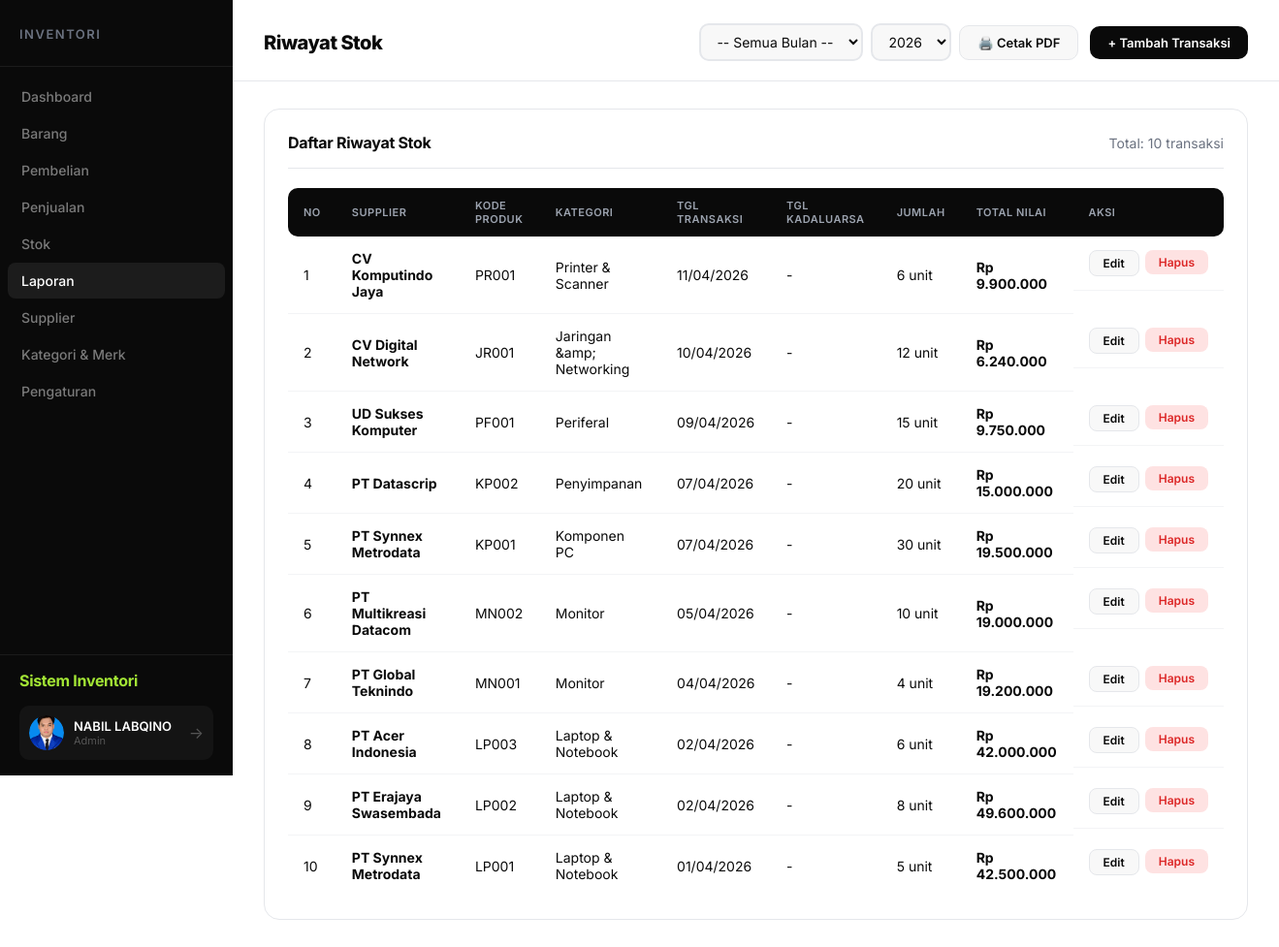
The app's page /riwayat_stok/TampilRiwayatStok.php (signed in) with its own data.
### tables this page shows
CREATE TABLE `transaksi_stok` (
  `id_transaksi` int(11) NOT NULL,
  `id_supplier` int(11) NOT NULL,
  `kode_produk` varchar(10) NOT NULL,
  `tgl_transaksi` date NOT NULL,
  `tgl_kadaluarsa` date DEFAULT NULL,
  `jumlah` int(11) NOT NULL,
  `total_nilai` decimal(15,2) NOT NULL
);

CREATE TABLE `supplier` (
  `id_supplier` int(11) NOT NULL,
  `nama` varchar(100) NOT NULL,
  `alamat` text DEFAULT NULL,
  `no_telp` varchar(20) DEFAULT NULL,
  `no_npwp` varchar(20) DEFAULT NULL,
  `jenis_supplier` varchar(20) NOT NULL
);

CREATE TABLE `produk` (
  `kode_produk` varchar(10) NOT NULL,
  `nama_produk` varchar(100) NOT NULL DEFAULT '',
  `sku` varchar(50) DEFAULT NULL,
  `id_kategori` int(11) NOT NULL,
  `lokasi` varchar(20) NOT NULL,
  `harga_beli` decimal(15,2) NOT NULL DEFAULT 0.00,
  `harga_jual` decimal(15,2) NOT NULL DEFAULT 0.00,
  `keterangan` text DEFAULT NULL,
  `id_merk` int(11) DEFAULT NULL
);

CREATE TABLE `kategori` (
  `id_kategori` int(11) NOT NULL,
  `nama_kategori` varchar(50) NOT NULL,
  `harga_satuan` decimal(15,2) NOT NULL,
  `stok_minimum` int(11) NOT NULL,
  `foto` varchar(255) DEFAULT NULL
);

### riwayat_stok/TampilRiwayatStok.php (the view, shortened to what this page needs)
<?php
include "../koneksi.php";
$result = $koneksi->query(
    "SELECT ts.*, s.nama, p.kode_produk as kode, k.nama_kategori, k.harga_satuan
     FROM transaksi_stok ts
     JOIN supplier s ON ts.id_supplier = s.id_supplier
     JOIN produk p ON ts.kode_produk = p.kode_produk
     JOIN kategori k ON p.id_kategori = k.id_kategori
     ORDER BY ts.id_transaksi DESC"
)->fetchAll();
?>
<!DOCTYPE html>
<html lang="id">
<head>
    <link rel="stylesheet" href="../css/dashboard.css">
</head>
<body>
    <div class="dashboard">
        <?php include '../includes/sidebar.php'; ?>
        <main class="main">
            <header class="header">
                <h1 class="page-title">Riwayat Stok</h1>
                <div class="header-right" style="display: flex; gap: 12px; align-items: center;">
                    <form action="CetakRiwayatStokPdf.php" method="GET" target="_blank"
                        style="display: flex; gap: 8px; align-items: center;">
                        <select name="bulan" class="form-control" style="width: auto; padding: 8px 12px;">
                            <option value="">-- Semua Bulan --</option>
                        </select>
                        <select name="tahun" class="form-control" style="width: auto; padding: 8px 12px;">
                            <?php
                            $tahun_query = $koneksi->query("SELECT DISTINCT YEAR(tgl_transaksi) as tahun FROM transaksi_stok ORDER BY tahun DESC")->fetchAll();
                            foreach ($tahun_query as $t): ?>
                                <option value="<?= $t['tahun'] ?>"><?= $t['tahun'] ?></option>
                            <?php endforeach; ?>
                        </select>
                        <button type="submit" class="btn btn-secondary">🖨️ Cetak PDF</button>
                    </form>
                    <a href="TambahTransaksiStok.php" class="btn btn-primary">+ Tambah Transaksi</a>
                </div>
            </header>
            <div class="content">
                <div class="card">
                    <div class="card-header">
                        <h3 class="card-title">Daftar Riwayat Stok</h3>
                        <span style="color: var(--text-gray); font-size: 14px;">Total: <?= count($result) ?>
                            transaksi</span>
                    </div>
                    <div class="table-responsive">
                        <table class="table">
                            <thead>
                                <tr>
                                    <th>No</th>
                                    <th>Supplier</th>
                                    <th>Kode Produk</th>
                                    <th>Kategori</th>
                                    <th>Tgl Transaksi</th>
                                    <th>Tgl Kadaluarsa</th>
                                    <th>Jumlah</th>
                                    <th>Total Nilai</th>
                                    <th>Aksi</th>
                                </tr>
                            </thead>
                            <tbody>
                                <?php $no = 1;
                                foreach ($result as $row): ?>
                                    <tr>
                                        <td><?= $no++ ?></td>
                                        <td><strong><?= htmlspecialchars($row['nama']) ?></strong></td>
                                        <td><?= htmlspecialchars($row['kode']) ?></td>
                                        <td><?= htmlspecialchars($row['nama_kategori']) ?></td>
                                        <td><?= date('d/m/Y', strtotime($row['tgl_transaksi'])) ?></td>
                                        <td><?= $row['tgl_kadaluarsa'] ? date('d/m/Y', strtotime($row['tgl_kadaluarsa'])) : '-' ?></td>
                                        <td><?= $row['jumlah'] ?> unit</td>
                                        <td><strong style="color: var(--primary);">Rp
                                                <?= number_format($row['total_nilai'], 0, ',', '.') ?></strong></td>
                                        <td class="actions">
                                            <a href="KoreksiTransaksiStok.php?id=<?= $row['id_transaksi'] ?>"
                                                class="btn btn-sm btn-secondary">Edit</a>
                                            <form method="POST" action="HapusTransaksiStok.php" style="display:inline;" onsubmit="return confirm('Hapus transaksi ini?')">
                                                <button type="submit" class="btn btn-sm btn-danger">Hapus</button>
                                            </form>
                                        </td>
                                    </tr>
                                <?php endforeach; ?>
                            </tbody>
                        </table>
                    </div>
                </div>
            </div>
        </main>
    </div>
</body>
</html>

### css/dashboard.css (style rules this page uses)
:root { --accent: #a3e635; --accent-dark: #84cc16; --dark: #0a0a0a; --dark-2: #141414; --dark-3: #1c1c1c; --bg-main: #ffffff; --bg-section: #f8f8f8; --bg-card: #ffffff; --text-dark: #0a0a0a; --text-gray: #6b7280; --text-light: #9ca3af; --border: #e5e7eb; --success: #22c55e; --danger: #ef4444; --warning: #f59e0b; --sidebar-width: 240px; }
* { margin: 0; padding: 0; box-sizing: border-box; }
body { font-family: 'Inter', -apple-system, sans-serif; background: var(--bg-main); color: var(--text-dark); position: relative; overflow-x: hidden; }
.dashboard { display: flex; min-height: 100vh; position: relative; }
.main { flex: 1; margin-left: var(--sidebar-width); padding-right: 0; }
.header { background: var(--bg-main); padding: 24px 32px 20px; display: flex; justify-content: space-between; align-items: center; border-bottom: 1px solid var(--border); position: sticky; top: 0; z-index: 100; }
.page-title { font-size: 20px; font-weight: 800; color: var(--text-dark); letter-spacing: -0.5px; }
.header-right { display: flex; align-items: center; gap: 12px; }
.content { padding: 28px 32px; }
.card { background: var(--bg-card); border-radius: 16px; border: 1px solid var(--border); padding: 24px; margin-bottom: 24px; }
.card-header { display: flex; justify-content: space-between; align-items: center; margin-bottom: 20px; padding-bottom: 16px; border-bottom: 1px solid var(--border); }
.card-title { font-size: 16px; font-weight: 700; color: var(--text-dark); letter-spacing: -0.3px; }
.btn { display: inline-flex; align-items: center; gap: 8px; padding: 9px 18px; border-radius: 10px; font-size: 13px; font-weight: 600; text-decoration: none; border: none; cursor: pointer; transition: all 0.15s; font-family: inherit; }
.btn-primary { background: var(--dark); color: #fff; }
.btn-danger { background: #fee2e2; color: #dc2626; }
.btn-secondary { background: var(--bg-section); color: var(--text-dark); border: 1px solid var(--border); }
.btn-sm { padding: 5px 14px; font-size: 12px; border-radius: 8px; }
.form-control { width: 100%; padding: 11px 16px; border: 2px solid var(--border); border-radius: 10px; font-size: 14px; font-family: inherit; background: var(--bg-section); color: var(--text-dark); transition: border-color 0.15s, box-shadow 0.15s; }
select.form-control { cursor: pointer; }
.table-responsive { overflow-x: auto; }
.table { width: 100%; border-collapse: separate; border-spacing: 0; }
.table th { text-align: left; padding: 11px 16px; background: var(--dark); font-size: 11px; font-weight: 600; color: #9ca3af; text-transform: uppercase; letter-spacing: 0.5px; }
.table th:first-child { border-radius: 10px 0 0 10px; }
.table th:last-child { border-radius: 0 10px 10px 0; }
.table td { padding: 14px 16px; border-bottom: 1px solid #f3f4f6; font-size: 14px; color: var(--text-dark); }
.table tr:last-child td { border-bottom: none; }
.table .actions { display: flex; gap: 6px; }

### records on screen
transaksi_stok: id_supplier.nama "CV Komputindo Jaya", kode_produk.kode_produk "PR001", kategori.nama_kategori "Printer & Scanner", tgl_transaksi "11/04/2026", jumlah "6", total_nilai "9.900.000"
transaksi_stok: id_supplier.nama "CV Digital Network", kode_produk.kode_produk "JR001", kategori.nama_kategori "Jaringan &amp; Networking", tgl_transaksi "10/04/2026", jumlah "12", total_nilai "6.240.000"
transaksi_stok: id_supplier.nama "UD Sukses Komputer", kode_produk.kode_produk "PF001", kategori.nama_kategori "Periferal", tgl_transaksi "09/04/2026", jumlah "15", total_nilai "9.750.000"
transaksi_stok: id_supplier.nama "PT Datascrip", kode_produk.kode_produk "KP002", kategori.nama_kategori "Penyimpanan", tgl_transaksi "07/04/2026", jumlah "20", total_nilai "15.000.000"
transaksi_stok: id_supplier.nama "PT Synnex Metrodata", kode_produk.kode_produk "KP001", kategori.nama_kategori "Komponen PC", tgl_transaksi "07/04/2026", jumlah "30", total_nilai "19.500.000"
transaksi_stok: id_supplier.nama "PT Multikreasi Datacom", kode_produk.kode_produk "MN002", kategori.nama_kategori "Monitor", tgl_transaksi "05/04/2026", jumlah "10", total_nilai "19.000.000"
transaksi_stok: id_supplier.nama "PT Global Teknindo", kode_produk.kode_produk "MN001", kategori.nama_kategori "Monitor", tgl_transaksi "04/04/2026", jumlah "4", total_nilai "19.200.000"
transaksi_stok: id_supplier.nama "PT Acer Indonesia", kode_produk.kode_produk "LP003", kategori.nama_kategori "Laptop & Notebook", tgl_transaksi "02/04/2026", jumlah "6", total_nilai "42.000.000"
transaksi_stok: id_supplier.nama "PT Erajaya Swasembada", kode_produk.kode_produk "LP002", kategori.nama_kategori "Laptop & Notebook", tgl_transaksi "02/04/2026", jumlah "8", total_nilai "49.600.000"
transaksi_stok: id_supplier.nama "PT Synnex Metrodata", kode_produk.kode_produk "LP001", kategori.nama_kategori "Laptop & Notebook", tgl_transaksi "01/04/2026", jumlah "5", total_nilai "42.500.000"

### other values on screen
$_SESSION['nama'] "NABIL LABQINO"
count($result) "10"
form field tahun "2026"
